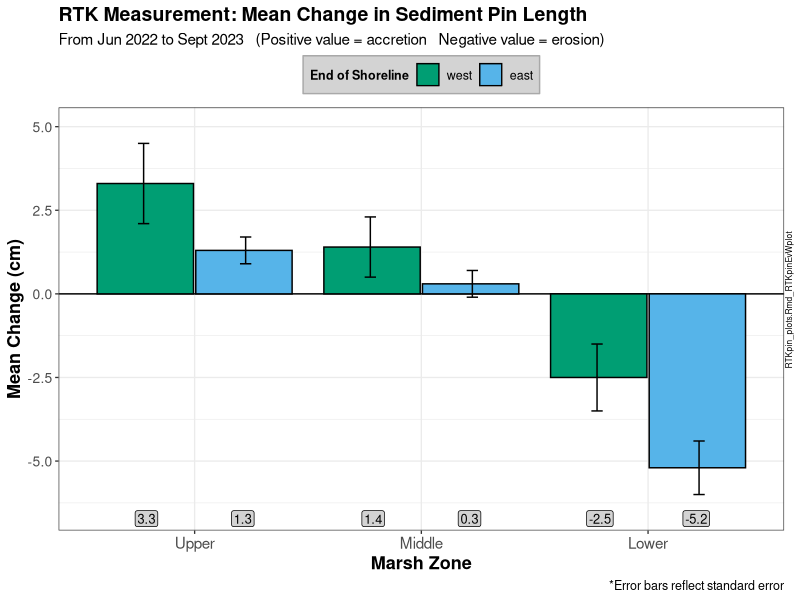
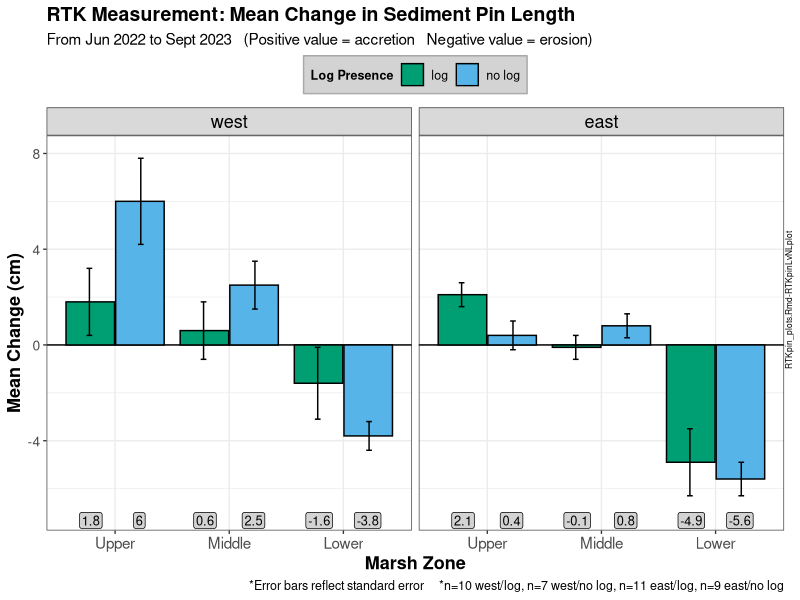
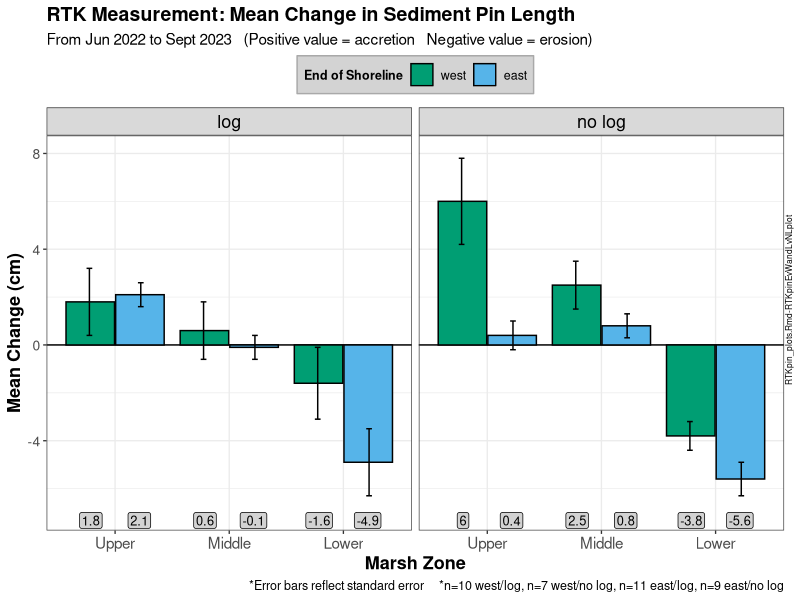

R code for these plots, in order:
## ---- chunk 1
library(readxl)
library(tidyverse)
library(dplyr)
library(lubridate)
## ---- chunk 2
setwd("~/GitHub/BeccaTransects/data")

RTKpindata_norefs <- read_xlsx("RTKSedimentPinData.xlsx", sheet = "RTKData_thesispins_norefs_pivot")

## ---- chunk 3
RTKpins <- RTKpindata_norefs %>% 
  select(-c("midg","midt","upt","upg", "lowt", "lowg", "Date")) %>% #can remove these columns bc the top-ground calculations are already calculated in excel in their own columns
  mutate_at(c('upper', 'middle'), as.numeric) %>% #removed the POSITX (lubridate) version of date
  mutate(Date = paste0(Year, "-", Month)) %>% #created my own date to match the sediment pin code
  mutate(across(where(is.numeric), ~round(., 3))) %>%
  group_by(Name, Shoreline_End) %>% 
  rename(Transect_ID = Name)
## ---- chunk 4
RTKpinschangeEvW <- RTKpins %>%
  mutate(UpperDiff = ((last(upper) - first(upper))*-1)*30.48) %>%  # *30.48 converts NADV88 ft to cm
  mutate(MiddleDiff = ((last(middle) - first(middle))*-1)*30.48) %>% 
  mutate(LowerDiff = ((last(lower) - first(lower))*-1)*30.48) %>%
  select(-c("Date", "Year", "Month", "upper", "middle", "lower")) %>% 
  distinct() %>%  #this removes repeated values for each month's calculation
  mutate(Shoreline_End = factor(Shoreline_End, levels = c("west", "east"))) %>%
  pivot_longer(UpperDiff:LowerDiff, names_to = "Pin_Location", values_to = "Sediment_Change") %>% 
  group_by(Shoreline_End, Pin_Location) %>% 
  summarize(mean_difference = mean(Sediment_Change, na.rm = TRUE),
            sd_difference = sd(Sediment_Change, na.rm = TRUE),
            n_difference = n()) %>% 
  mutate(se_difference = sd_difference/sqrt(n_difference)) %>% 
  mutate(across(where(is.numeric), ~round(., 1)))
## ---- chunk 5
cbprtk <- c("#009E73", "#56B4E9", "#F0E442" , "#E69F00", "#000000", "#0072B2","#D55E00", "#CC79A7","#999999")
## ---- chunk 6
RTKpinEvWplot <- ggplot(RTKpinschangeEvW, aes(x= Pin_Location, y= mean_difference, 
                                                         group= Shoreline_End, 
                                                         fill= Shoreline_End)) +
  geom_hline(yintercept=0, linetype =1, color = "black") +
  geom_col(position = position_dodge(0.87), color = "black", width = 0.85) +
  geom_errorbar(aes(
    ymin= mean_difference-se_difference, ymax= mean_difference+se_difference), size = 0.5, 
    position = position_dodge(0.9), color= "black", width= .1) +
  scale_x_discrete(labels = c(UpperDiff = "Upper", MiddleDiff = "Middle", LowerDiff = "Lower"), limits = c("UpperDiff", "MiddleDiff", "LowerDiff")) +  #labels renames the columns on the x-acis and limits sets the order in which each is laid out on the x axis
  coord_cartesian(ylim = c(-6.5, 5)) + #sets the limit of the y-axis to show a more dramatic difference bw variables
  scale_fill_manual(values = cbprtk) +
  labs(
    title = "RTK Measurement: Mean Change in Sediment Pin Length",
    subtitle = "From Jun 2022 to Sept 2023   (Positive value = accretion   Negative value = erosion)",
    y = "Mean Change (cm)",
    x = "Marsh Zone",
    fill= "End of Shoreline",
    tag = "RTKpin_plots.Rmd_RTKpinEvWplot",
    caption = "*Error bars reflect standard error") +
  theme_bw(base_size = 10) +
  theme(axis.title = element_text(face = "bold", size=13),
        legend.title = element_text(face = "bold", size=09),
        legend.text=element_text(size=09),
        legend.position = "top",   #for no legend type: "none"
        legend.background = element_rect(fill="lightgrey",
                                  size=0.5, linetype="solid", 
                                  colour ="darkgrey"),
        axis.text.x = element_text(size = 11),
        axis.text.y = element_text(size = 10),
        plot.title = element_text(face = "bold", size = 14),
        plot.caption = element_text(size = 09),
        plot.subtitle = element_text(size = 11),
        plot.tag = element_text(size = 6, angle = 90),
        plot.tag.position = "right",
        strip.text = element_text(size = 13, color = "black")) +
  #geom_text(aes(label = Hectares), #geom text is for the labels over the bars
   #             vjust = -0.8,  #higher values shift text down
    #            hjust = 0.5, #higher values shift text horizontally left
     #           position = position_stack(),
      #          color = "black",
       #         size = 3.25) +
  geom_label(aes(label = mean_difference, y = -7.2),  # Adjust the x-coordinate
           vjust = -0.5,
           color = "black",
           position = position_dodge(0.85),
           size = 3.25,
           fill = "lightgrey",
           label.padding = unit(0.15, "lines"),
           label.r = unit(0.15, "lines"))

RTKpinEvWplot
## ---- chunk 7
RTKpinschangeLvNL <- RTKpins %>%
  mutate(UpperDiff = ((last(upper) - first(upper))*-1)*30.48) %>% 
  mutate(MiddleDiff = ((last(middle) - first(middle))*-1)*30.48) %>% 
  mutate(LowerDiff = ((last(lower) - first(lower))*-1)*30.48) %>% 
  select(-c("Date", "Year", "Month", "upper", "middle", "lower")) %>% 
  distinct() %>%  #this removes repeated values for each month's calculation
  mutate(Shoreline_End = factor(Shoreline_End, levels = c("west", "east"))) %>%
  pivot_longer(UpperDiff:LowerDiff, names_to = "Pin_Location", values_to = "Sediment_Change") %>% 
  group_by(Shoreline_End, Pin_Location, Log_Presence) %>% 
  summarize(mean_difference = mean(Sediment_Change, na.rm = TRUE),
            sd_difference = sd(Sediment_Change, na.rm = TRUE),
            n_difference = n()) %>% 
  mutate(se_difference = sd_difference/sqrt(n_difference)) %>% 
  mutate(across(where(is.numeric), ~round(., 1)))

## ---- chunk 8
cbp2 <- c("#009E73", "#56B4E9","#D55E00", "#CC79A7","#0072B2", "#F0E442" , "#E69F00", "#000000")
## ---- chunk 9
RTKpinLvNLplot <- ggplot(RTKpinschangeLvNL, 
                         aes(x= Pin_Location, 
                             y= mean_difference,
                             group = Log_Presence,
                             fill = Log_Presence,
                             color =Zone)) +
  geom_hline(yintercept=0, linetype =1, color = "black") +
  geom_col(position = position_dodge(0.87), color = "black", width = 0.85) +
  geom_errorbar(aes(ymin= mean_difference-se_difference, ymax= mean_difference+se_difference), size = 0.5, 
    position = position_dodge(0.9), color= "black", width= .1) +
  scale_x_discrete(labels = c(UpperDiff = "Upper", MiddleDiff = "Middle", LowerDiff = "Lower"), limits = c("UpperDiff", "MiddleDiff", "LowerDiff")) +  #labels renames the columns on the x-axis and limits sets the order in which each is laid out on the x axis
  coord_cartesian(ylim = c(-7, 8)) + #sets the limit of the y-axis to show a more dramatic difference bw variables
  facet_grid(~ Shoreline_End) +
  scale_fill_manual(values = cbprtk) +
  labs(
    title = "RTK Measurement: Mean Change in Sediment Pin Length ",
    subtitle = "From Jun 2022 to Sept 2023   (Positive value = accretion   Negative value = erosion)",
    y = "Mean Change (cm)",
    x = "Marsh Zone",
    fill= "Log Presence",
    caption = "*Error bars reflect standard error     *n=10 west/log, n=7 west/no log, n=11 east/log, n=9 east/no log",
    tag = "RTKpin_plots.Rmd-RTKpinLvNLplot") +
  theme_bw(base_size = 10) +
  theme(axis.title = element_text(face = "bold", size=13),
        legend.title = element_text(face = "bold", size=09),
        legend.text=element_text(size=09),
        legend.position = "top",   #for no legend type: "none"
        legend.background = element_rect(fill="lightgrey",
                                  size=0.5, linetype="solid", 
                                  colour ="darkgrey"),
        axis.text.x = element_text(size = 11),
        axis.text.y = element_text(size = 10),
        plot.title = element_text(face = "bold", size = 14),
        plot.caption = element_text(size = 09),
        plot.subtitle = element_text(size = 11),
        plot.tag = element_text(size = 6, angle = 90),
        plot.tag.position = "right",
        strip.text = element_text(size = 13, color = "black")) +
  #geom_text(aes(label = mean_difference, y=-10), #geom text is for the labels over the bars
   #             vjust = -.5,  #higher values shift text down                
    #            #hjust = 0.5, #higher values shift text horizontally left
     #           position = position_dodge(0.85),
      #          color = "black",
       #     size = 3.25) +
  geom_label(aes(label = mean_difference, y = -8),  # Adjust the x-coordinate
           vjust = -0.5,
           color = "black",
           position = position_dodge(0.85),
           size = 3.25,
           fill = "lightgrey",
           label.padding = unit(0.15, "lines"),
           label.r = unit(0.15, "lines"))

RTKpinLvNLplot
## ---- chunk 10
RTKpinEvWandLvNLplot <- ggplot(RTKpinschangeLvNL, 
                         aes(x= Pin_Location, 
                             y= mean_difference,
                             group = Shoreline_End,
                             fill = Shoreline_End,
                             color =Zone)) +
  geom_hline(yintercept=0, linetype =1, color = "black") +
  geom_col(position = position_dodge(0.87), color = "black", width = 0.85) +
  geom_errorbar(aes(ymin= mean_difference-se_difference, ymax= mean_difference+se_difference), size = 0.5, 
    position = position_dodge(0.9), color= "black", width= .1) +
  scale_x_discrete(labels = c(UpperDiff = "Upper", MiddleDiff = "Middle", LowerDiff = "Lower"), limits = c("UpperDiff", "MiddleDiff", "LowerDiff")) +  #labels renames the columns on the x-axis and limits sets the order in which each is laid out on the x axis
  coord_cartesian(ylim = c(-7, 8)) + #sets the limit of the y-axis to show a more dramatic difference bw variables
  facet_grid(~ Log_Presence) +
  scale_fill_manual(values = cbprtk) +
  labs(
    title = "RTK Measurement: Mean Change in Sediment Pin Length ",
    subtitle = "From Jun 2022 to Sept 2023   (Positive value = accretion   Negative value = erosion)",
    y = "Mean Change (cm)",
    x = "Marsh Zone",
    fill= "End of Shoreline",
    caption = "*Error bars reflect standard error     *n=10 west/log, n=7 west/no log, n=11 east/log, n=9 east/no log",
    tag = "RTKpin_plots.Rmd-RTKpinEvWandLvNLplot") +
  theme_bw(base_size = 10) +
  theme(axis.title = element_text(face = "bold", size=13),
        legend.title = element_text(face = "bold", size=09),
        legend.text=element_text(size=09),
        legend.position = "top",   #for no legend type: "none"
        legend.background = element_rect(fill="lightgrey",
                                  size=0.5, linetype="solid", 
                                  colour ="darkgrey"),
        axis.text.x = element_text(size = 11),
        axis.text.y = element_text(size = 10),
        plot.title = element_text(face = "bold", size = 14),
        plot.caption = element_text(size = 09),
        plot.subtitle = element_text(size = 11),
        plot.tag = element_text(size = 6, angle = 90),
        plot.tag.position = "right",
        strip.text = element_text(size = 13, color = "black")) +
  #geom_text(aes(label = mean_difference, y=-10), #geom text is for the labels over the bars
   #             vjust = -.5,  #higher values shift text down                
    #            #hjust = 0.5, #higher values shift text horizontally left
     #           position = position_dodge(0.85),
      #          color = "black",
       #     size = 3.25) +
  geom_label(aes(label = mean_difference, y = -8),  # Adjust the x-coordinate
           vjust = -0.5,
           color = "black",
           position = position_dodge(0.85),
           size = 3.25,
           fill = "lightgrey",
           label.padding = unit(0.15, "lines"),
           label.r = unit(0.15, "lines"))

RTKpinEvWandLvNLplot
